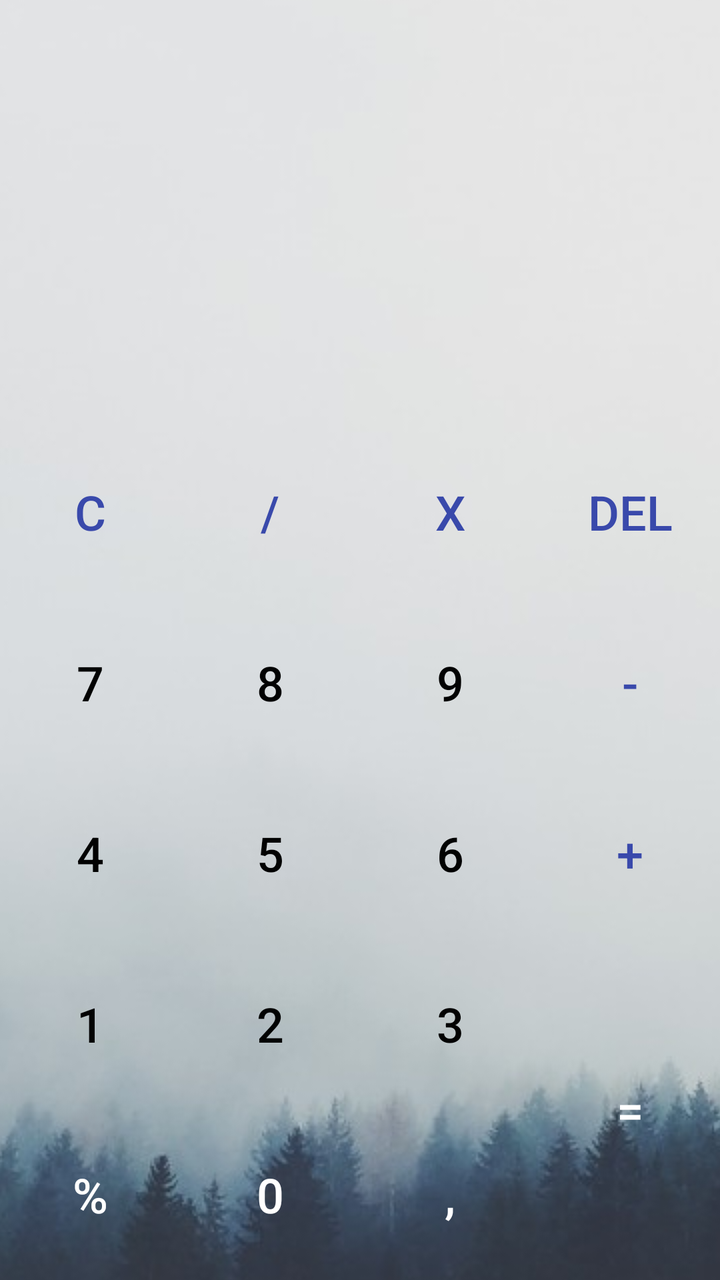
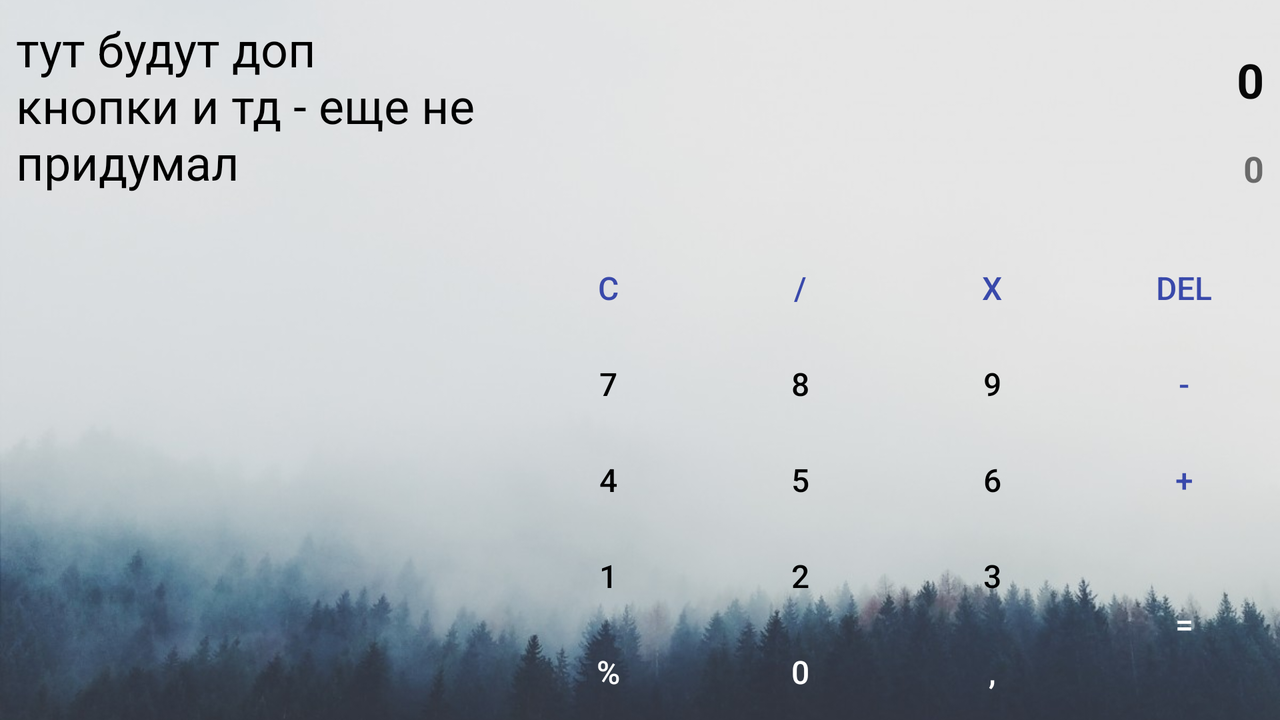

Two renders of one Android screen. The first uses the default layout on a phone; the second uses the alternative layout the repository ships for a different screen configuration, on a matching device. The two XML files are below.
<!-- AndroidManifest.xml: application theme Theme.Lesson2 -->
<!-- res/layout/activity_main.xml -->
<?xml version="1.0" encoding="utf-8"?>
<RelativeLayout xmlns:android="http://schemas.android.com/apk/res/android"
    xmlns:app="http://schemas.android.com/apk/res-auto"
    xmlns:tools="http://schemas.android.com/tools"
    android:layout_width="match_parent"
    android:layout_height="match_parent"
    tools:context=".MainActivity">


    <LinearLayout
        android:layout_width="match_parent"
        android:layout_height="match_parent"
        android:orientation="horizontal">

        <ImageView
            android:id="@+id/imageView"
            android:layout_width="match_parent"
            android:layout_height="match_parent"
            android:scaleType="center"
            app:srcCompat="@drawable/imageandroid" />
    </LinearLayout>

    <LinearLayout
        android:layout_width="match_parent"
        android:layout_height="match_parent"
        android:orientation="vertical">

        <LinearLayout
            android:layout_width="match_parent"
            android:layout_height="match_parent"
            android:layout_weight="2"
            android:gravity="center|right"
            android:orientation="vertical"
            android:padding="8dp">

            <TextView
                android:id="@+id/textAct"
                android:layout_width="wrap_content"
                android:layout_height="60dp"
                android:inputType="textShortMessage"
                android:textAlignment="textEnd"
                android:textAllCaps="false"
                android:textColor="#070707"
                android:textSize="40sp"
                android:textStyle="bold" />

            <TextView
                android:id="@+id/textResult"
                android:layout_width="wrap_content"
                android:layout_height="wrap_content"
                android:layout_marginTop="16dp"
                android:textSize="30sp"
                android:textStyle="bold" />
        </LinearLayout>

        <LinearLayout
            android:layout_width="match_parent"
            android:layout_height="match_parent"
            android:layout_weight="1"
            android:orientation="horizontal">

            <LinearLayout
                android:layout_width="match_parent"
                android:layout_height="match_parent"
                android:layout_weight="1"
                android:orientation="vertical">

                <Button
                    android:id="@+id/btnC"
                    style="@style/Widget.AppCompat.Button.Borderless"
                    android:layout_width="match_parent"
                    android:layout_height="match_parent"
                    android:layout_weight="1"
                    android:onClick="btnC"
                    android:text="C"
                    android:textColor="#3949AB"
                    android:textSize="24sp" />

                <Button
                    android:id="@+id/btn7"
                    style="@style/Widget.AppCompat.Button.Borderless"
                    android:layout_width="match_parent"
                    android:layout_height="match_parent"
                    android:layout_weight="1"
                    android:onClick="metNumbers"
                    android:text="7"
                    android:textColor="#020202"
                    android:textSize="24sp" />

                <Button
                    android:id="@+id/btn4"
                    style="@style/Widget.AppCompat.Button.Borderless"
                    android:layout_width="match_parent"
                    android:layout_height="match_parent"
                    android:layout_weight="1"
                    android:onClick="metNumbers"
                    android:text="4"
                    android:textColor="#020202"
                    android:textSize="24sp" />

                <Button
                    android:id="@+id/btn1"
                    style="@style/Widget.AppCompat.Button.Borderless"
                    android:layout_width="match_parent"
                    android:layout_height="match_parent"
                    android:layout_weight="1"
                    android:onClick="metNumbers"
                    android:text="1"
                    android:textColor="#020202"
                    android:textSize="24sp" />

                <Button
                    android:id="@+id/btnPerecent"
                    style="@style/Widget.AppCompat.Button.Borderless"
                    android:layout_width="match_parent"
                    android:layout_height="match_parent"
                    android:layout_weight="1"
                    android:onClick="metNumbers"
                    android:text="%"
                    android:textColor="#FFFFFF"
                    android:textSize="24sp" />
            </LinearLayout>

            <LinearLayout
                android:layout_width="match_parent"
                android:layout_height="match_parent"
                android:layout_weight="1"
                android:orientation="vertical">

                <Button
                    android:id="@+id/btnShare"
                    style="@style/Widget.AppCompat.Button.Borderless"
                    android:layout_width="match_parent"
                    android:layout_height="match_parent"
                    android:layout_weight="1"
                    android:onClick="metNumbers"
                    android:text="/"
                    android:textColor="#3949AB"
                    android:textSize="24sp" />

                <Button
                    android:id="@+id/btn8"
                    style="@style/Widget.AppCompat.Button.Borderless"
                    android:layout_width="match_parent"
                    android:layout_height="match_parent"
                    android:layout_weight="1"
                    android:onClick="metNumbers"
                    android:text="8"
                    android:textColor="#020202"
                    android:textSize="24sp" />

                <Button
                    android:id="@+id/btn5"
                    style="@style/Widget.AppCompat.Button.Borderless"
                    android:layout_width="match_parent"
                    android:layout_height="match_parent"
                    android:layout_weight="1"
                    android:onClick="metNumbers"
                    android:text="5"
                    android:textColor="#020202"
                    android:textSize="24sp" />

                <Button
                    android:id="@+id/btn2"
                    style="@style/Widget.AppCompat.Button.Borderless"
                    android:layout_width="match_parent"
                    android:layout_height="match_parent"
                    android:layout_weight="1"
                    android:onClick="metNumbers"
                    android:text="2"
                    android:textColor="#020202"
                    android:textSize="24sp" />

                <Button
                    android:id="@+id/btn0"
                    style="@style/Widget.AppCompat.Button.Borderless"
                    android:layout_width="match_parent"
                    android:layout_height="match_parent"
                    android:layout_weight="1"
                    android:onClick="metNumbers"
                    android:text="0"
                    android:textColor="#FFFFFF"
                    android:textSize="24sp" />

            </LinearLayout>

            <LinearLayout
                android:layout_width="match_parent"
                android:layout_height="match_parent"
                android:layout_weight="1"
                android:orientation="vertical">

                <Button
                    android:id="@+id/btnMultiply"
                    style="@style/Widget.AppCompat.Button.Borderless"
                    android:layout_width="match_parent"
                    android:layout_height="match_parent"
                    android:layout_weight="1"
                    android:onClick="metNumbers"
                    android:text="X"
                    android:textColor="#3949AB"
                    android:textSize="24sp" />

                <Button
                    android:id="@+id/btn9"
                    style="@style/Widget.AppCompat.Button.Borderless"
                    android:layout_width="match_parent"
                    android:layout_height="match_parent"
                    android:layout_weight="1"
                    android:onClick="metNumbers"
                    android:text="9"
                    android:textColor="#020202"
                    android:textSize="24sp" />

                <Button
                    android:id="@+id/btn6"
                    style="@style/Widget.AppCompat.Button.Borderless"
                    android:layout_width="match_parent"
                    android:layout_height="match_parent"
                    android:layout_weight="1"
                    android:onClick="metNumbers"
                    android:text="6"
                    android:textColor="#020202"
                    android:textSize="24sp" />

                <Button
                    android:id="@+id/btn3"
                    style="@style/Widget.AppCompat.Button.Borderless"
                    android:layout_width="match_parent"
                    android:layout_height="match_parent"
                    android:layout_weight="1"
                    android:onClick="metNumbers"
                    android:text="3"
                    android:textColor="#020202"
                    android:textSize="24sp" />

                <Button
                    android:id="@+id/btnPoint"
                    style="@style/Widget.AppCompat.Button.Borderless"
                    android:layout_width="match_parent"
                    android:layout_height="match_parent"
                    android:layout_weight="1"
                    android:onClick="metNumbers"
                    android:text=","
                    android:textColor="#FFFFFF"
                    android:textSize="24sp" />

            </LinearLayout>

            <LinearLayout
                android:layout_width="match_parent"
                android:layout_height="match_parent"
                android:layout_weight="1"
                android:orientation="vertical">

                <Button
                    android:id="@+id/btnDelente"
                    style="@style/Widget.AppCompat.Button.Borderless"
                    android:layout_width="match_parent"
                    android:layout_height="0dp"
                    android:layout_weight="1"
                    android:text="del"
                    android:textColor="#3949AB"
                    android:textSize="24sp" />

                <Button
                    android:id="@+id/btnMin"
                    style="@style/Widget.AppCompat.Button.Borderless"
                    android:layout_width="match_parent"
                    android:layout_height="0dp"
                    android:layout_weight="1"
                    android:onClick="metNumbers"
                    android:text="-"
                    android:textColor="#3949AB"
                    android:textSize="24sp" />

                <Button
                    android:id="@+id/btnPlas"
                    style="@style/Widget.AppCompat.Button.Borderless"
                    android:layout_width="match_parent"
                    android:layout_height="0dp"
                    android:layout_weight="1"
                    android:onClick="metNumbers"
                    android:text="+"
                    android:textColor="#3949AB"
                    android:textSize="24sp" />

                <Button
                    android:id="@+id/btnEqually"
                    style="@style/Widget.AppCompat.Button.Borderless"
                    android:layout_width="match_parent"
                    android:layout_height="0dp"
                    android:layout_weight="2"
                    android:text="="
                    android:textColor="#FFFFFF"
                    android:textSize="24sp" />

            </LinearLayout>
        </LinearLayout>
    </LinearLayout>
</RelativeLayout>
<!-- resources referenced by this layout -->
<resources>
  <!-- drawable imageandroid: jpg bitmap (drawable, 95245 bytes) -->
  <style name="Theme.Lesson2" parent="Theme.MaterialComponents.DayNight.NoActionBar">
          
          <item name="colorPrimary">@color/purple_500</item>
          <item name="colorPrimaryVariant">@color/purple_700</item>
          <item name="colorOnPrimary">@color/white</item>
          
          <item name="colorSecondary">@color/teal_200</item>
          <item name="colorSecondaryVariant">@color/teal_700</item>
          <item name="colorOnSecondary">@color/black</item>
          
          <item name="android:statusBarColor" tools:targetApi="l">?attr/colorPrimaryVariant</item>
          
      </style>
  <color name="purple_500">#FF6200EE</color>
  <color name="purple_700">#FF3700B3</color>
  <color name="white">#FFFFFFFF</color>
  <color name="teal_200">#C0CA33</color>
  <color name="teal_700">#F4511E</color>
  <color name="black">#FF000000</color>
</resources>
<!-- res/layout-land/activity_main.xml (the repository's variant of the layout above) -->
<!-- drawn on the phone turned sideways -->
<?xml version="1.0" encoding="utf-8"?>
<RelativeLayout xmlns:android="http://schemas.android.com/apk/res/android"
    xmlns:app="http://schemas.android.com/apk/res-auto"
    xmlns:tools="http://schemas.android.com/tools"
    android:layout_width="match_parent"
    android:layout_height="match_parent"
    tools:context=".MainActivity">


    <ImageView
        android:id="@+id/imageView"
        android:layout_width="match_parent"
        android:layout_height="match_parent"
        android:scaleType="centerCrop"
        app:srcCompat="@drawable/imageandroid" />

    <LinearLayout
        android:layout_width="match_parent"
        android:layout_height="match_parent"
        android:orientation="horizontal">

        <LinearLayout
            android:layout_width="match_parent"
            android:layout_height="match_parent"
            android:layout_weight="3"
            android:orientation="vertical"
            android:padding="8dp">

            <TextView
                android:id="@+id/textView"
                android:layout_width="wrap_content"
                android:layout_height="wrap_content"
                android:text="тут будут доп кнопки и тд - еще не придумал"
                android:textColor="#000000"
                android:textSize="24sp" />
        </LinearLayout>

        <LinearLayout
            android:layout_width="match_parent"
            android:layout_height="match_parent"
            android:layout_weight="2"
            android:orientation="vertical">

            <LinearLayout
                android:layout_width="match_parent"
                android:layout_height="match_parent"
                android:layout_weight="2"
                android:gravity="center|right"
                android:orientation="vertical"
                android:padding="8dp">

                <TextView
                    android:id="@+id/textAct"
                    android:layout_width="wrap_content"
                    android:layout_height="wrap_content"
                    android:text="0"
                    android:textColor="#070707"
                    android:textSize="24sp"
                    android:textStyle="bold" />

                <TextView
                    android:id="@+id/textResult"
                    android:layout_width="wrap_content"
                    android:layout_height="wrap_content"
                    android:layout_marginTop="16dp"
                    android:text="0"
                    android:textSize="18sp"
                    android:textStyle="bold" />
            </LinearLayout>

            <LinearLayout
                android:layout_width="match_parent"
                android:layout_height="match_parent"
                android:layout_weight="1"
                android:orientation="horizontal">

                <LinearLayout
                    android:layout_width="match_parent"
                    android:layout_height="match_parent"
                    android:layout_weight="1"
                    android:orientation="vertical">

                    <Button
                        android:id="@+id/btnC"
                        style="@style/Widget.AppCompat.Button.Borderless"
                        android:layout_width="match_parent"
                        android:layout_height="match_parent"
                        android:layout_weight="1"
                        android:onClick="btnC"
                        android:text="C"
                        android:textColor="#3949AB"
                        android:textSize="16sp" />

                    <Button
                        android:id="@+id/btn7"
                        style="@style/Widget.AppCompat.Button.Borderless"
                        android:layout_width="match_parent"
                        android:layout_height="match_parent"
                        android:layout_weight="1"
                        android:onClick="metNumbers"
                        android:text="7"
                        android:textColor="#020202"
                        android:textSize="16sp" />

                    <Button
                        android:id="@+id/btn4"
                        style="@style/Widget.AppCompat.Button.Borderless"
                        android:layout_width="match_parent"
                        android:layout_height="match_parent"
                        android:layout_weight="1"
                        android:onClick="metNumbers"
                        android:text="4"
                        android:textColor="#020202"
                        android:textSize="16sp" />

                    <Button
                        android:id="@+id/btn1"
                        style="@style/Widget.AppCompat.Button.Borderless"
                        android:layout_width="match_parent"
                        android:layout_height="match_parent"
                        android:layout_weight="1"
                        android:onClick="metNumbers"
                        android:text="1"
                        android:textColor="#020202"
                        android:textSize="16sp" />

                    <Button
                        android:id="@+id/btnPerecent"
                        style="@style/Widget.AppCompat.Button.Borderless"
                        android:layout_width="match_parent"
                        android:layout_height="match_parent"
                        android:layout_weight="1"
                        android:text="%"
                        android:textColor="#FFFFFF"
                        android:textSize="16sp" />
                </LinearLayout>

                <LinearLayout
                    android:layout_width="match_parent"
                    android:layout_height="match_parent"
                    android:layout_weight="1"
                    android:orientation="vertical">

                    <Button
                        android:id="@+id/btnShare"
                        style="@style/Widget.AppCompat.Button.Borderless"
                        android:layout_width="match_parent"
                        android:layout_height="match_parent"
                        android:layout_weight="1"
                        android:onClick="metNumbers"
                        android:text="/"
                        android:textColor="#3949AB"
                        android:textSize="16sp" />

                    <Button
                        android:id="@+id/btn8"
                        style="@style/Widget.AppCompat.Button.Borderless"
                        android:layout_width="match_parent"
                        android:layout_height="match_parent"
                        android:layout_weight="1"
                        android:onClick="metNumbers"
                        android:text="8"
                        android:textColor="#020202"
                        android:textSize="16sp" />

                    <Button
                        android:id="@+id/btn5"
                        style="@style/Widget.AppCompat.Button.Borderless"
                        android:layout_width="match_parent"
                        android:layout_height="match_parent"
                        android:layout_weight="1"
                        android:onClick="metNumbers"
                        android:text="5"
                        android:textColor="#020202"
                        android:textSize="16sp" />

                    <Button
                        android:id="@+id/btn2"
                        style="@style/Widget.AppCompat.Button.Borderless"
                        android:layout_width="match_parent"
                        android:layout_height="match_parent"
                        android:layout_weight="1"
                        android:onClick="metNumbers"
                        android:text="2"
                        android:textColor="#020202"
                        android:textSize="16sp" />

                    <Button
                        android:id="@+id/btn0"
                        style="@style/Widget.AppCompat.Button.Borderless"
                        android:layout_width="match_parent"
                        android:layout_height="match_parent"
                        android:layout_weight="1"
                        android:onClick="metNumbers"
                        android:text="0"
                        android:textColor="#FFFFFF"
                        android:textSize="16sp" />

                </LinearLayout>

                <LinearLayout
                    android:layout_width="match_parent"
                    android:layout_height="match_parent"
                    android:layout_weight="1"
                    android:orientation="vertical">

                    <Button
                        android:id="@+id/btnMultiply"
                        style="@style/Widget.AppCompat.Button.Borderless"
                        android:layout_width="match_parent"
                        android:layout_height="match_parent"
                        android:layout_weight="1"
                        android:onClick="metNumbers"
                        android:text="X"
                        android:textColor="#3949AB"
                        android:textSize="16sp" />

                    <Button
                        android:id="@+id/btn9"
                        style="@style/Widget.AppCompat.Button.Borderless"
                        android:layout_width="match_parent"
                        android:layout_height="match_parent"
                        android:layout_weight="1"
                        android:onClick="metNumbers"
                        android:text="9"
                        android:textColor="#020202"
                        android:textSize="16sp" />

                    <Button
                        android:id="@+id/btn6"
                        style="@style/Widget.AppCompat.Button.Borderless"
                        android:layout_width="match_parent"
                        android:layout_height="match_parent"
                        android:layout_weight="1"
                        android:onClick="metNumbers"
                        android:text="6"
                        android:textColor="#020202"
                        android:textSize="16sp" />

                    <Button
                        android:id="@+id/btn3"
                        style="@style/Widget.AppCompat.Button.Borderless"
                        android:layout_width="match_parent"
                        android:layout_height="match_parent"
                        android:layout_weight="1"
                        android:onClick="metNumbers"
                        android:text="3"
                        android:textColor="#020202"
                        android:textSize="16sp" />

                    <Button
                        android:id="@+id/btnPoint"
                        style="@style/Widget.AppCompat.Button.Borderless"
                        android:layout_width="match_parent"
                        android:layout_height="match_parent"
                        android:layout_weight="1"
                        android:onClick="metNumbers"
                        android:text=","
                        android:textColor="#FFFFFF"
                        android:textSize="16sp" />

                </LinearLayout>

                <LinearLayout
                    android:layout_width="match_parent"
                    android:layout_height="match_parent"
                    android:layout_weight="1"
                    android:orientation="vertical">

                    <Button
                        android:id="@+id/btnDelente"
                        style="@style/Widget.AppCompat.Button.Borderless"
                        android:layout_width="match_parent"
                        android:layout_height="0dp"
                        android:layout_weight="1"
                        android:text="del"
                        android:textColor="#3949AB"
                        android:textSize="16sp" />

                    <Button
                        android:id="@+id/btnMin"
                        style="@style/Widget.AppCompat.Button.Borderless"
                        android:layout_width="match_parent"
                        android:layout_height="0dp"
                        android:layout_weight="1"
                        android:onClick="metNumbers"
                        android:text="-"
                        android:textColor="#3949AB"
                        android:textSize="16sp" />

                    <Button
                        android:id="@+id/btnPlas"
                        style="@style/Widget.AppCompat.Button.Borderless"
                        android:layout_width="match_parent"
                        android:layout_height="0dp"
                        android:layout_weight="1"
                        android:onClick="metNumbers"
                        android:text="+"
                        android:textColor="#3949AB"
                        android:textSize="16sp" />

                    <Button
                        android:id="@+id/btnEqually"
                        style="@style/Widget.AppCompat.Button.Borderless"
                        android:layout_width="match_parent"
                        android:layout_height="0dp"
                        android:layout_weight="2"
                        android:text="="
                        android:textColor="#FFFFFF"
                        android:textSize="16sp" />

                </LinearLayout>
            </LinearLayout>
        </LinearLayout>

    </LinearLayout>
</RelativeLayout>
